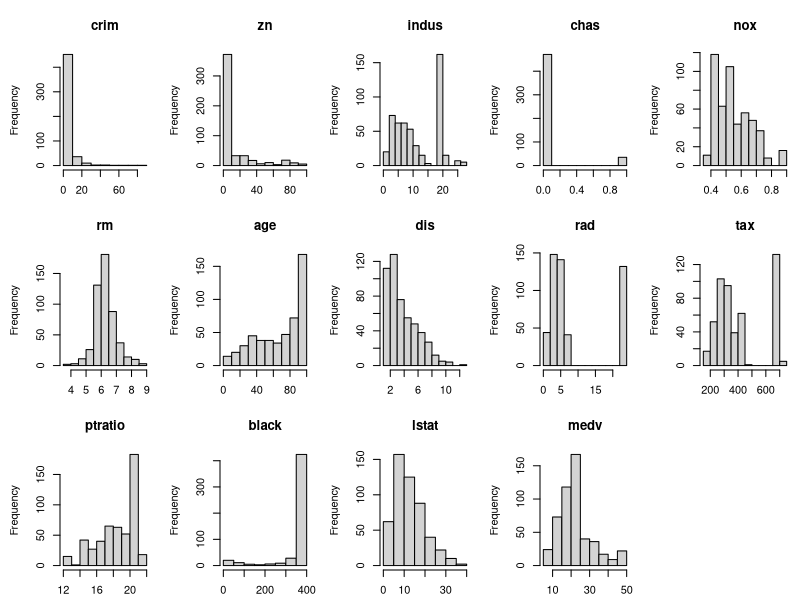
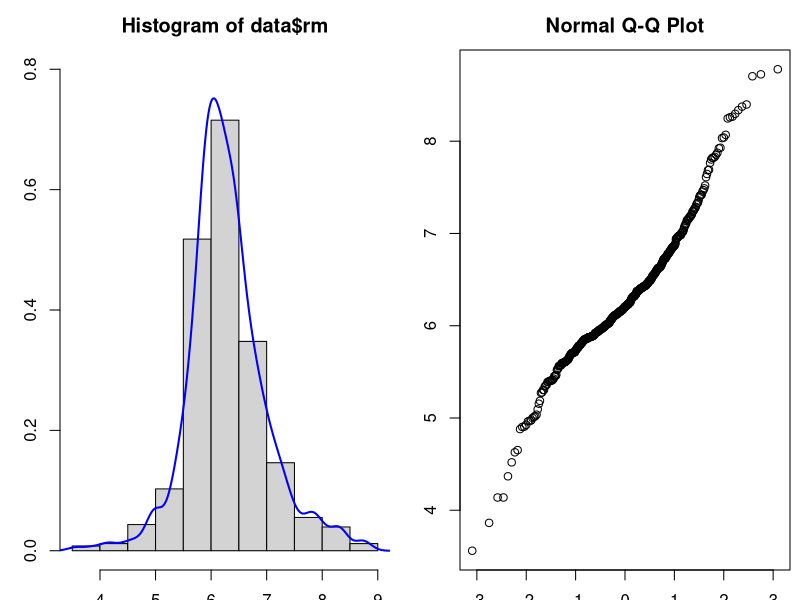
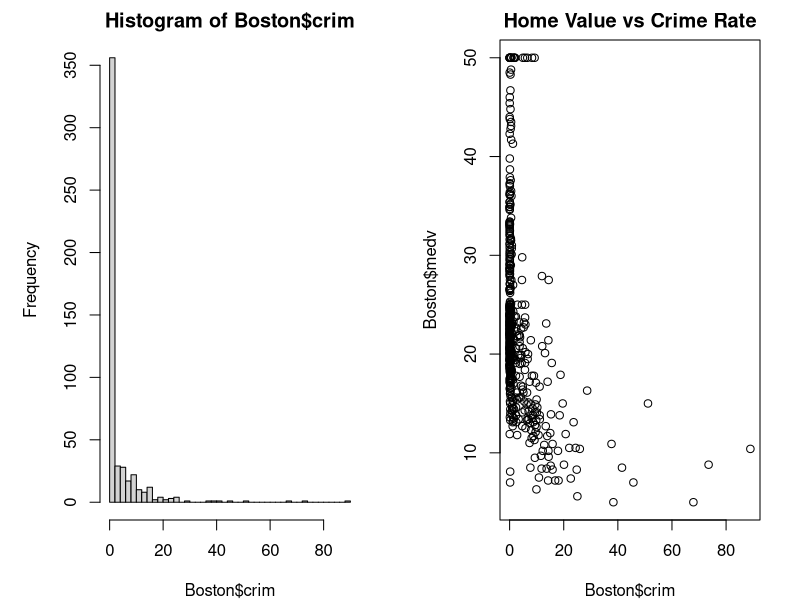
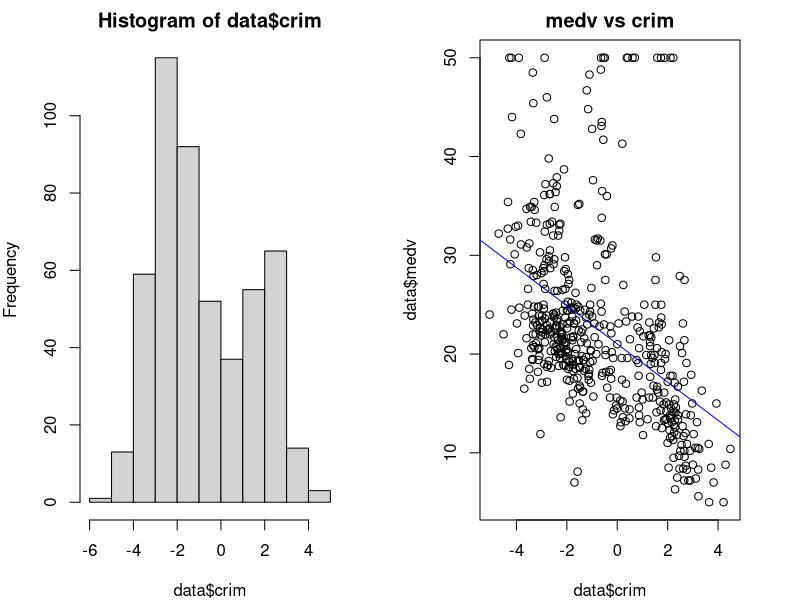
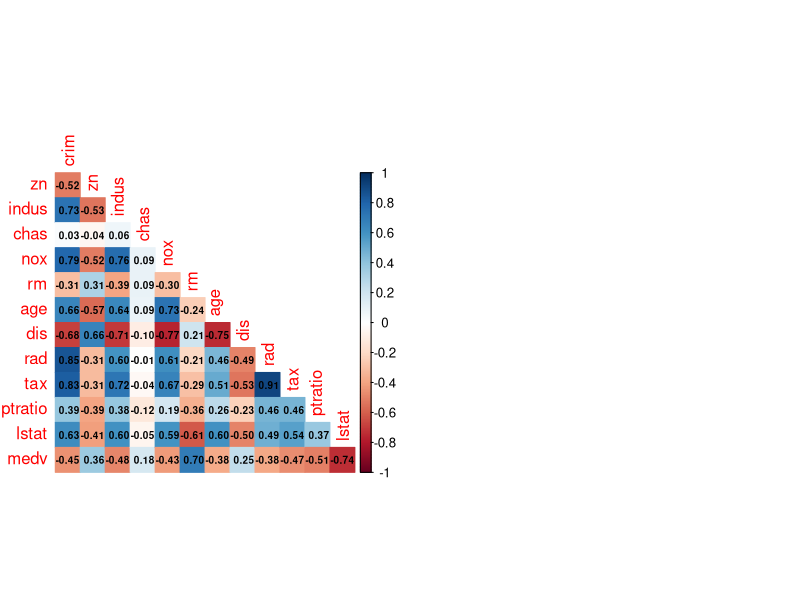
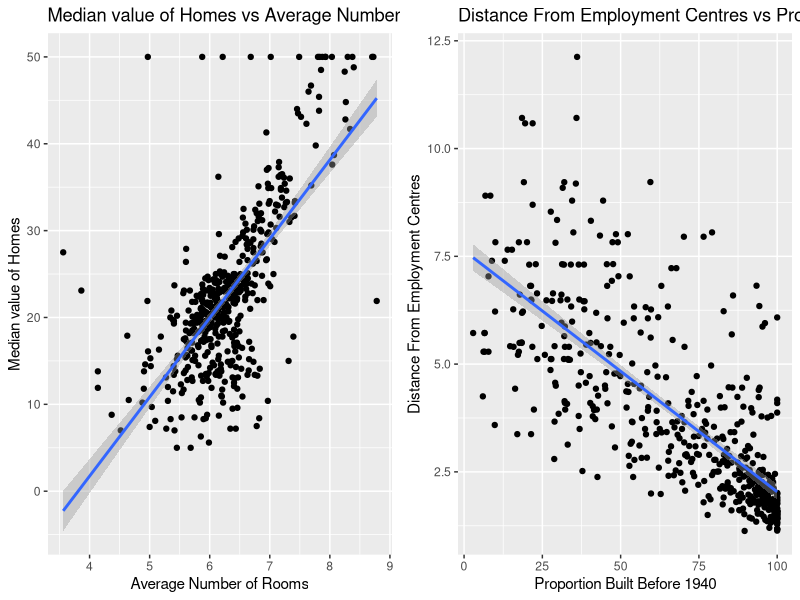
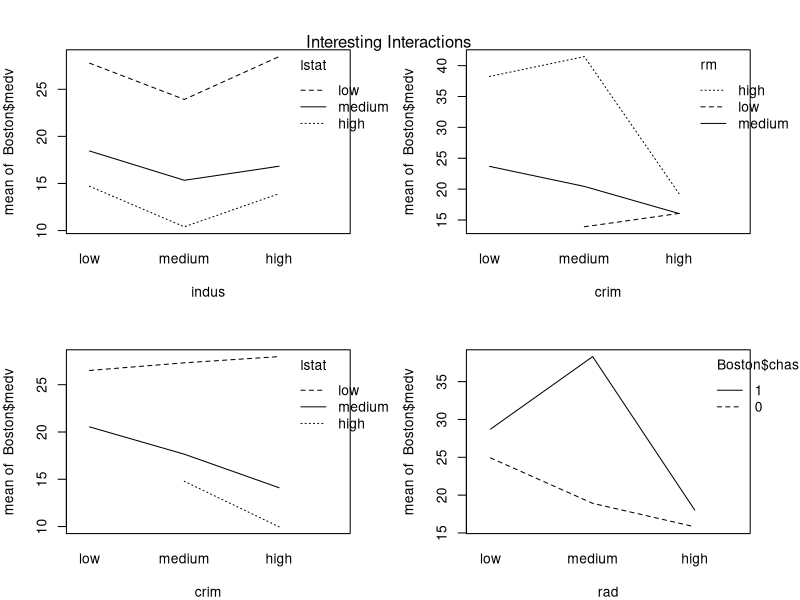

Write the R code that produced these figures, in order.
## ---- chunk 1
knitr::opts_chunk$set(echo = TRUE)
## ---- chunk 2
# import libraries
library(MASS)
library(corrplot)
library(ggplot2)
library(dplyr)
library(ggpubr)

data <- Boston

## ---- chunk 3
summary(Boston)
head(Boston)
dim(Boston)
sapply(Boston,class)
## ---- chunk 4
# dictionary like object to make retrieving the description of each variable easy
lw <- list(crim = 'Crime Rate',
           zn = 'Proportion over 25 000sqft',
           indus = 'Proportion of Non-Businesses',
           chas = 'Besides Charles River',
           nox ='Nitrogen Oxide Concentration',
           rm = 'Average Number of Rooms',
           age = 'Proportion Built Before 1940',
           dis = 'Distance From Employment Centres',
           rad = 'Accessibility to Highways',
           tax = 'Property Tax Rate / $ 10 000',
           lstat = 'Percent Lower Status',
           medv = 'Median value of Homes')

lw['indus']

## ---- chunk 5
par(mfrow = c(3,5), mai = c(0.3, 0.6, 0.5, 0.1))

mapply(function(x,y) hist(x,main=y),
       Boston,
       colnames(Boston)) %>% invisible()
## ---- chunk 6
par(mfrow = c(1,2))
hist(data$rm, freq=FALSE, ylim = c(0,0.8))
lines(density(data$rm), lwd=2, col='Blue')
qqnorm(data$rm)

## ---- chunk 7
par(mfrow=c(1,2), mar=c(4,5,2,2))
hist(Boston$crim,breaks=40)
plot(Boston$crim,Boston$medv, main = 'Home Value vs Crime Rate')

## ---- chunk 8
par(mfrow=c(1,2), mar=c(4,4,2,3))
# apply log transformation
data$crim <- log(Boston$crim)
hist(data$crim)
plot(data$crim,data$medv, main='medv vs crim')
abline(lm(data$medv~data$crim), col='Blue')
## ---- chunk 9
data$black <- NULL

## ---- chunk 10
corrplot(cor(data), method='color', type='lower', diag=FALSE, cl.pos="r", 
         title = , addCoef.col = "black",
         tl.srt = 90, number.cex = .6)
mtext("Correlation Plot of Boston Dataset", at=6, line=2, cex=1)

## ---- chunk 11
two.plot <- function(x,y){
  wrapper <- function(x, ...) 
  {
    paste(strwrap(x, ...), collapse = "\n")
  }
  
  g <- ggplot(data=data, aes_string(x=x,y=y))
  g + geom_point() + geom_smooth(method = 'lm') +
    ggtitle(wrapper(paste(lw[y],' vs ', lw[x]))) + ylab(lw[y]) + 
    xlab(lw[x])
}
# put onto same plot
ggarrange(two.plot('rm','medv'),
          two.plot('age','dis'),
          ncol = 2, nrow = 1)


## ---- chunk 12
summary(aov(data=data, medv ~ .^2 ))
## ---- chunk 13
bins <- c('low','medium','high')
data.c <- data.frame(apply(data,2,function (x) cut(x,3,bins))) 

attach(data.c)

# ordered the levels to makes sure it appears in the right order in plots.
ord <- function(x){
  return(factor(x,level=c('low','medium','high')))
}

par(mfrow = c(2,2), mar = c(4,4,3,3))
interaction.plot(ord(indus), 
                 lstat,
                 Boston$medv,
                 xlab='indus')

interaction.plot(ord(crim),
                 rm,
                 Boston$medv,
                 xlab='crim')

interaction.plot(ord(crim),
                 lstat,
                 Boston$medv,
                 xlab='crim')

interaction.plot(ord(nox),
                 Boston$chas,
                 Boston$medv,
                 xlab='rad')

mtext("Interesting Interactions", at=0, line=18, cex=1)


